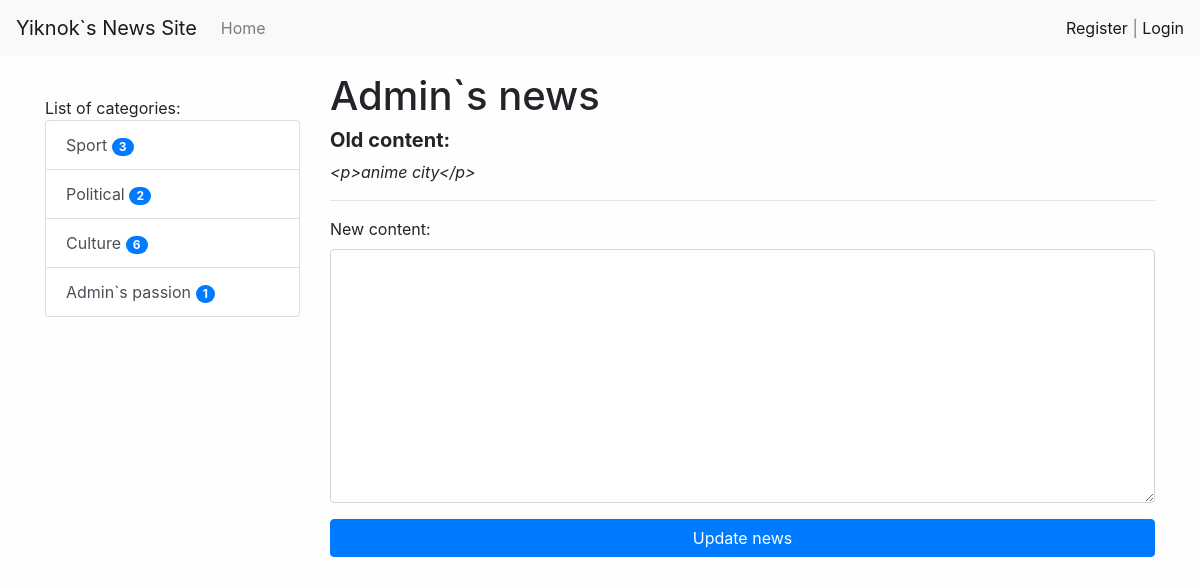
The page /update/14/ on the database its author committed.
### news/models.py (models this page shows, shortened)
class Category(models.Model):
    title = models.CharField(max_length=150, db_index=True, verbose_name='Category title')
    def get_absolute_url(self):
        return reverse('category',kwargs={'category_id':self.pk})
    class Meta:
        verbose_name = 'Category'
        verbose_name_plural = 'Categories'
        ordering = ['title']

class News(models.Model):
    title = models.CharField(max_length=150, verbose_name='News Title')
    content = models.TextField(blank=True, verbose_name='News Content')
    created_at = models.DateTimeField(auto_now_add=True, verbose_name='Created At:')
    updated_at = models.DateTimeField(auto_now=True, verbose_name='Last Update:')
    photo = models.ImageField(upload_to='photos/%Y/%m/%d', blank=True, verbose_name='Photo')
    is_published=models.BooleanField(default=True,verbose_name='Published')
    category = models.ForeignKey('Category', on_delete=models.PROTECT, verbose_name='News Category')
    views = models.IntegerField(default=0)
    class Meta:
        verbose_name = 'News'
        verbose_name_plural = 'News'
        ordering = ['-created_at']

### news/views.py (the view)
# urls.py: path('update/<int:news_id>/', update_news, name='update_news'),
def update_news(request, news_id):
    news = News.objects.get(pk=news_id)
    if request.method == 'POST':
        form = UpdateNewsForm(data=request.POST)
        if form.is_valid():
            news.content = form.cleaned_data['u_content']
            news.save()
            return redirect(news)
    else:
        form = UpdateNewsForm()
    return render(request, 'news/update_news.html', {'form': form, 'news': news})

### news/forms.py
class UpdateNewsForm(forms.Form):
    u_content = forms.CharField(label='New content', widget=forms.Textarea(attrs={'class': 'form-control'}))

### news/templatetags/news_tags.py (called while the page is built)
@register.simple_tag()
def get_categories():
    return Category.objects.all()

@register.inclusion_tag('news/list_categories.html')
def show_categories(arg1, arg2):
    categories = Category.objects.annotate(cnt=Count('news',filter=F('news__is_published'))).filter(cnt__gt=0)
    return {'categories': categories, 'arg1': arg1, 'arg2': arg2}

### news/templates/news/update_news.html (shortened to what this page needs)
{% extends 'base.html' %}
{%block sidebar%}
{%include 'inc/_sidebar.html'%}
{%endblock%}
{%block content%}
<h1>{{news.title}}</h1>
<h5><b>Old content:</b></h5>
<div>
    <i>{{news.content}}</i>
</div>
<hr>
<form method="post">
    {{form.as_p}}
    <button type="submit" class="btn btn-primary btn-block">Update news</button>
</form>
{%endblock%}

### news/templates/news/list_categories.html
<div class="list-group">
    {{arg1}} {{arg2}}
    {%for item in categories%}
    <a href="{{item.get_absolute_url}}" class="list-group-item list-group-item-action">{{item.title}}     <span class="badge badge-primary badge-pill">{{item.cnt}}</span>
</a>
    {%endfor%}
</div>

### djangoPractice/static/css/style.css (style rules this page uses)
body { background-color : #fefefe; }

### rows shown on the page
Category: title "Sport", cnt "3"
Category: title "Political", cnt "2"
Category: title "Culture", cnt "6"
Category: title "Admin`s passion", cnt "1"
News: title "Admin`s news", content "<p>anime city</p>"

### other values the page prints
{{ arg1 }} "List of"
{{ arg2 }} "categories:"
